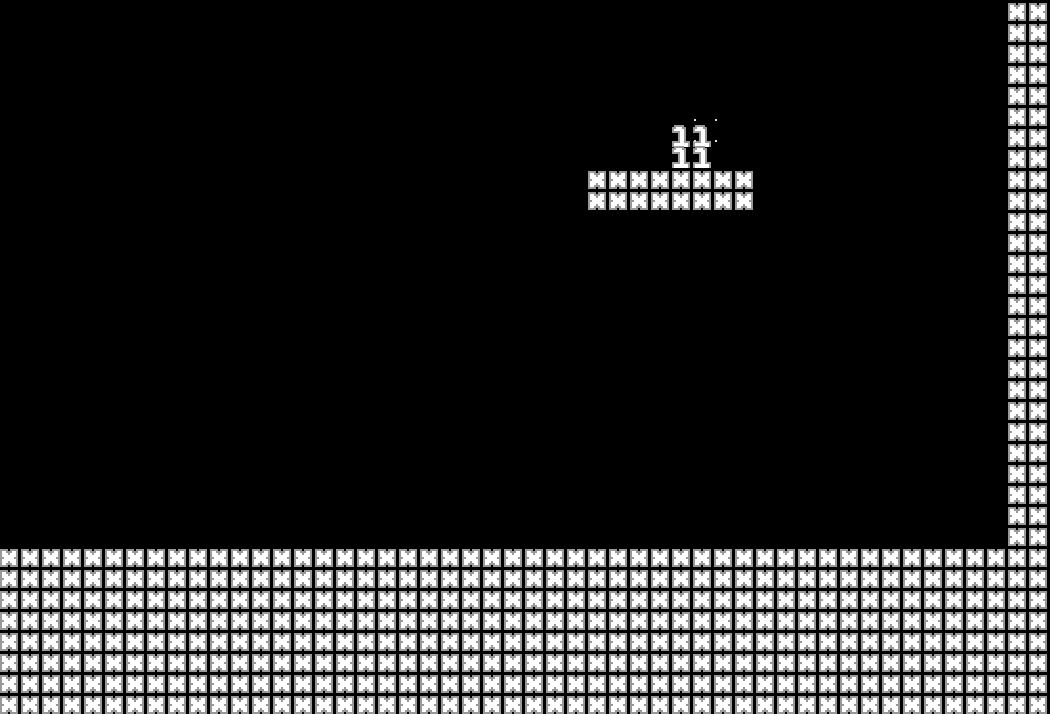

The image is a tile-based game level rendered from a .tmx file. Its description and source (layers, tilesets, objects; grid data summarised) follow:
An orthogonal 50x34 tile map with 21x21 px tiles, 2 tile layers (collision, trigger).

<map version="1.0" tiledversion="1.0.2" orientation="orthogonal" renderorder="right-down" width="50" height="34" tilewidth="21" tileheight="21" nextobjectid="1">
 <tileset firstgid="1" source="tileset.tsx" />
 <layer name="collision" width="50" height="34">
  <data>[1700 cells, 468 non-empty, 1 distinct tile ids]</data>
 </layer>
 <layer name="trigger" width="50" height="34">
  <data>[1700 cells, 4 non-empty, 1 distinct tile ids]</data>
 </layer>
</map>